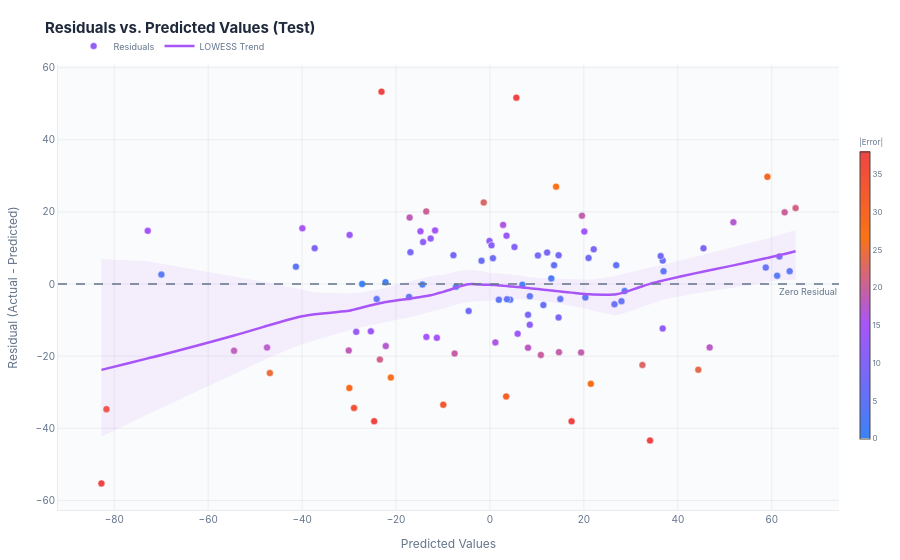

Source (notebook cell):
### Code cell
# Residuals vs Predicted Chart (with LOWESS trend line)
fig_res = plotter_reg.plot_residuals(subset="test")
fig_res.show()
